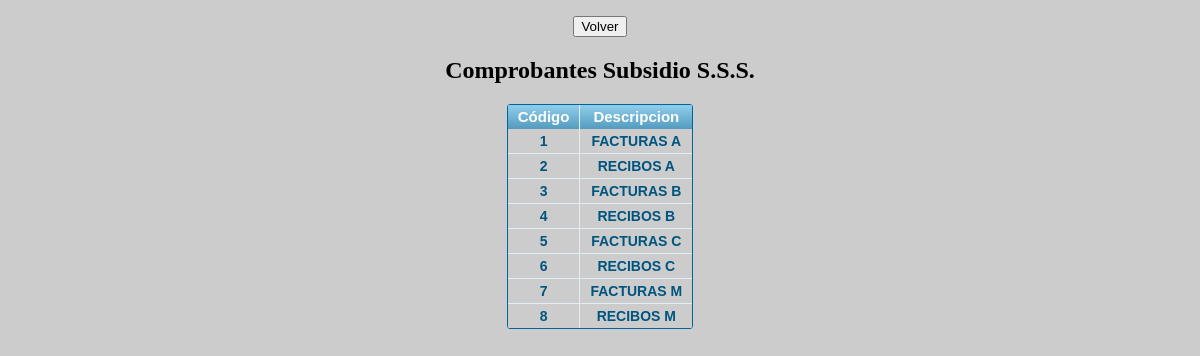
The page /comprobantes.php (signed in) on the database its author committed.
### tables this page shows
CREATE TABLE IF NOT EXISTS `comprobante` (
  `codigo` int(2) NOT NULL,
  `descripcion` varchar(50) NOT NULL
);

### comprobantes.php (the view, shortened to what this page needs)
<?php
$sqlCompro = "SELECT * FROM comprobante";
$resCompro = mysql_query($sqlCompro);
?>
<!DOCTYPE html PUBLIC "-//W3C//DTD XHTML 1.0 Transitional//EN" "http://www.w3.org/TR/xhtml1/DTD/xhtml1-transitional.dtd">
<html xmlns="http://www.w3.org/1999/xhtml">
<head>
<link rel="stylesheet" href="css/tablas.css"/>
</head>
<body bgcolor="#CCCCCC">
	<div align="center">
	 <p><input type="reset" name="volver" value="Volver" onClick="location.href = 'menu.php'" /></p>
	 <h2>Comprobantes Subsidio S.S.S.</h2>
	 <div class="grilla">
		 <table>
		 	<thead>
		 		<tr>
		 			<th>Código</th>
		 			<th>Descripcion</th>
		 		</tr>
		 	</thead>
		 	<tbody>
		<?php while ($rowCompro = mysql_fetch_array($resCompro)) {  ?>
				<tr>
					<td><?php echo $rowCompro['codigo'] ?></td>
					<td><?php echo $rowCompro['descripcion'] ?></td>
				</tr>
		<?php } ?>
		  	</tbody>
		</table>
	</div>
	</div>
</body>
</html>

### css/tablas.css (style rules this page uses)
.grilla { font: normal 12px/150% Arial, Helvetica, sans-serif; background: #fff; overflow: hidden; border: 1px solid #006699; -webkit-border-radius: 3px; -moz-border-radius: 3px; border-radius: 3px; display: table }
.grilla table { border-collapse: collapse; text-align: center; width: 100%; }
.grilla table td, .grilla table th, .grilla table .title { padding: 3px 10px; }
.grilla table thead th, .grilla table .title { background-image: linear-gradient(to bottom, #8DCBEA 5%, #539BBE 100%); background-color:#99bfe6; color:#FFFFFF; font-size: 15px; font-weight: bold; border-left: 1px solid #E1EEF4; }
.grilla table thead th:first-child, .grilla table .title { border: none; }
.grilla table tbody td { background-color:#CCCCCC; color: #00557F; border-left: 1px solid #E1EEF4; font-size: 14px; border-bottom: 1px solid #E1EEF4; font-weight: bold; }
.grilla table tbody td:first-child { border-left: none; }
.grilla table tbody tr:last-child td { border-bottom: none; }

### rows shown on the page
comprobante: codigo "1", descripcion "FACTURAS A"
comprobante: codigo "2", descripcion "RECIBOS A"
comprobante: codigo "3", descripcion "FACTURAS B"
comprobante: codigo "4", descripcion "RECIBOS B"
comprobante: codigo "5", descripcion "FACTURAS C"
comprobante: codigo "6", descripcion "RECIBOS C"
comprobante: codigo "7", descripcion "FACTURAS M"
comprobante: codigo "8", descripcion "RECIBOS M"
